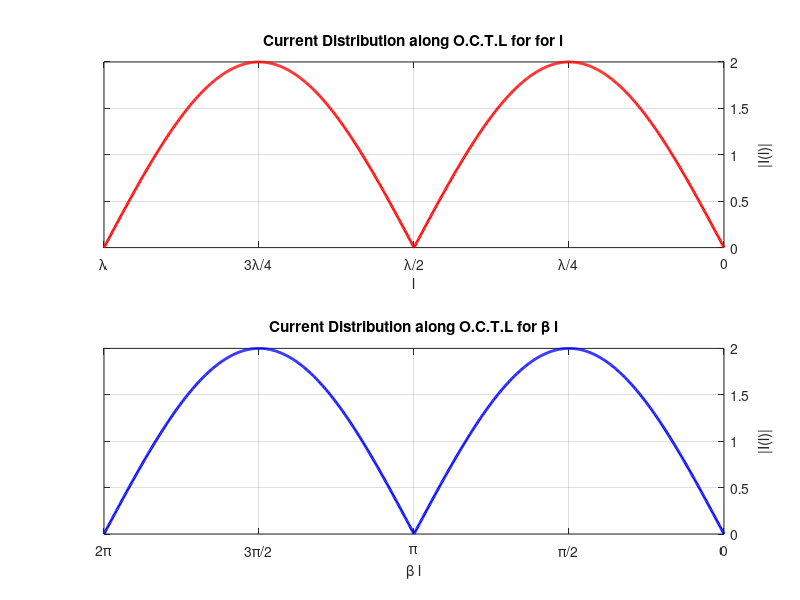
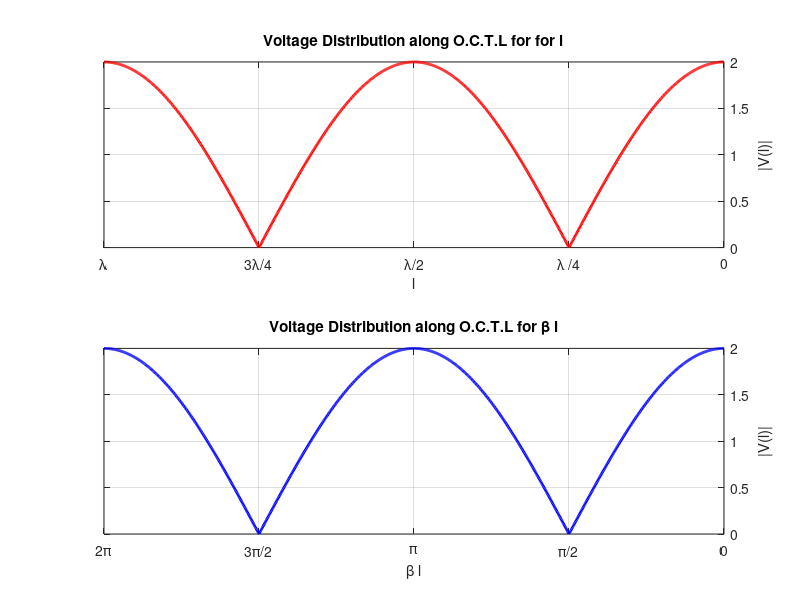

These figures' MATLAB source, in order:
% Define parameters
V0 = 1;
Z0 = 1;

% Define l and beta*l ranges
l = linspace(0, 2*pi, 1000);
beta_l = linspace(0, 2*pi, 1000);

% Define the voltage distribution & current distribution  equations
I_l = abs((2*V0/Z0) * abs(sin(beta_l)));
V_l = abs(2*V0 * abs(cos(beta_l)));
% ===================================================================
% Plot current distribution
% ---------- l ----------
figure(1);
subplot(2,1,1);
plot(l, abs((2*V0/Z0) * abs(sin(l))) ,"r","Linewidth",2);
set(gca,'XDir','reverse' ,'YAxisLocation', 'right')
xlim([0 2*pi]);
title('Current Distribution along O.C.T.L for for l');
xlabel('l');
ylabel('|I(l)|');
xticks([0:pi/2:2*pi]);
xticklabels({'0', '\lambda/4', '\lambda/2', '3\lambda/4','\lambda'});
grid on;
% ---------- \beta l ----------
subplot(2,1,2);
plot(beta_l, I_l,"b","Linewidth",2);
set(gca,'XDir','reverse' ,'YAxisLocation', 'right')
xlim([0 2*pi]);
title('Current Distribution along O.C.T.L for \beta l');
xlabel('\beta l');
ylabel('|I(l)|');
xticks([0:pi/2:2*pi]);
xticklabels({'0', '\pi/2', '\pi', '3\pi/2', '2\pi'});
grid on;
% ===================================================================
% Plot current distribution
% ---------- l ----------
figure(2);
subplot(2,1,1);
plot(l, abs(2*V0 * abs(cos(l))) ,"r","Linewidth",2);
set(gca,'XDir','reverse' ,'YAxisLocation', 'right')
xlim([0 2*pi]);
title('Voltage Distribution along O.C.T.L for for l' );
xlabel('l');
ylabel('|V(l)|');
xticks([0:pi/2:2*pi]);
xticklabels({'0', '\lambda /4', '\lambda/2', '3\lambda/4','\lambda'});
grid on;
% ---------- \beta l ----------
subplot(2,1,2);
plot(beta_l, V_l,"b","Linewidth",2);
title('Voltage Distribution along O.C.T.L for \beta l');
set(gca,'XDir','reverse' ,'YAxisLocation', 'right')
xlim([0 2*pi]);
xlabel('\beta l');
ylabel('|V(l)|');
xticks([0:pi/2:2*pi]);
xticklabels({'0', '\pi/2', '\pi', '3\pi/2', '2\pi'});
grid on;
